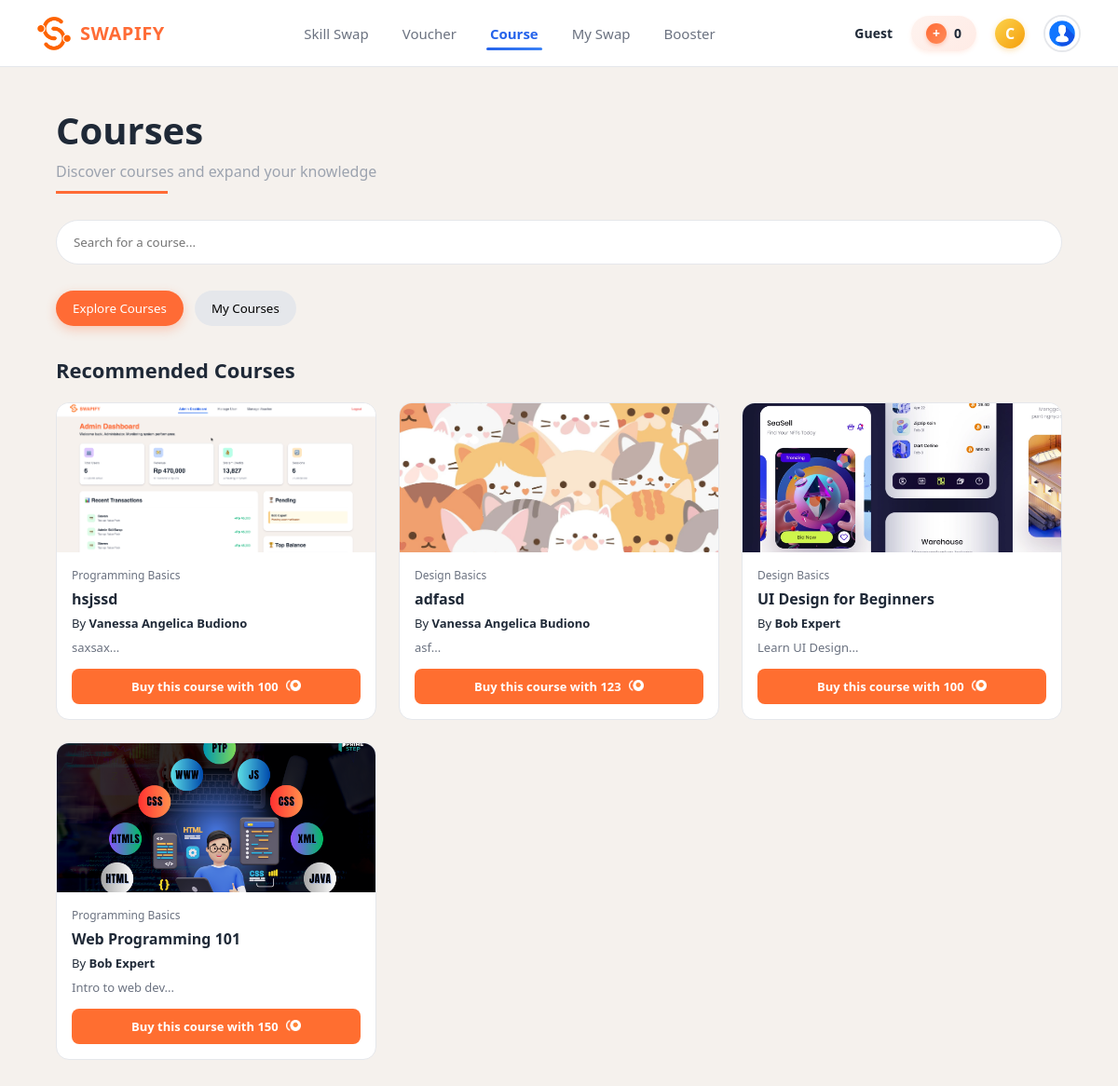
/courses.php, run on the app's committed database.
### tables this page shows
CREATE TABLE `ms_courses` (
  `course_id` int(11) NOT NULL,
  `user_id` int(11) DEFAULT NULL,
  `category_id` int(11) DEFAULT NULL,
  `title` varchar(150) DEFAULT NULL,
  `video` varchar(255) DEFAULT NULL,
  `description` text DEFAULT NULL,
  `upload_date` datetime DEFAULT current_timestamp(),
  `credits_price` int(11) DEFAULT NULL,
  `thumbnail` varchar(255) DEFAULT NULL
);

CREATE TABLE `ms_coursecategory` (
  `category_id` int(11) NOT NULL,
  `category_name` varchar(100) DEFAULT NULL,
  `category_description` text DEFAULT NULL,
  `description` text DEFAULT NULL
);

CREATE TABLE `ms_users` (
  `user_id` int(11) NOT NULL,
  `name` varchar(100) DEFAULT NULL,
  `email` varchar(100) DEFAULT NULL,
  `phone_number` varchar(20) DEFAULT NULL,
  `password` varchar(255) DEFAULT NULL,
  `profile_picture` varchar(255) DEFAULT NULL,
  `bio` text DEFAULT NULL,
  `role` enum('user','expert','admin') DEFAULT 'user',
  `joined_date` datetime DEFAULT current_timestamp()
);

### courses.php (the view, shortened to what this page needs)
<?php
    include "includes/header.php";
    include "includes/db_connect.php";
    $user_id = $_SESSION['user_id'];
    $search = "";
    $filter_owned = " AND c.course_id NOT IN (SELECT course_id FROM tr_coursepurchase WHERE user_id = '$user_id')";
    if (isset($_GET['search'])) {
        $search = mysqli_real_escape_string($conn, $_GET['search']);
        $query = "SELECT c.*, u.name as author_name, cat.category_name
                  FROM ms_courses c
                  JOIN ms_users u ON c.user_id = u.user_id
                  JOIN ms_coursecategory cat ON c.category_id = cat.category_id
                  WHERE (c.title LIKE '%$search%' OR cat.category_name LIKE '%$search%')
                  $filter_owned
                  ORDER BY c.upload_date DESC";
    } else {
        $query = "SELECT c.*, u.name as author_name, cat.category_name
                  FROM ms_courses c
                  JOIN ms_users u ON c.user_id = u.user_id
                  JOIN ms_coursecategory cat ON c.category_id = cat.category_id
                  WHERE 1=1 $filter_owned
                  ORDER BY c.upload_date DESC";
    }
    $result = mysqli_query($conn, $query);
?>
<!DOCTYPE html>
<html lang="en">
<head>
    <link rel="stylesheet" href="css/courses.css">
</head>
<body>
    <main class="container">
        <section class="page-header">
            <h1>Courses</h1>
            <p>Discover courses and expand your knowledge</p>
            <div class="underline"></div>
        </section>
        <div class="search-box">
            <form action="" method="GET">
                <input type="text" name="search" placeholder="Search for a course..." value="<?php echo htmlspecialchars($search); ?>">
            </form>
        </div>
        <div class="course-toggle">
            <button class="active">Explore Courses</button>
            <a href="my-courses.php">
                <button>My Courses</button>
            </a>
        </div>
        <section>
            <h2 class="section-title">
                <?php echo empty($search) ? "Recommended Courses" : "Search Results for '".htmlspecialchars($search)."'"; ?>
            </h2>
            <div class="course-grid">
                <?php
                if ($result && mysqli_num_rows($result) > 0) {
                    while ($row = mysqli_fetch_assoc($result)) {
                ?>
                    <div class="course-card">
                         <img src="uploads/thumbnails/<?php echo isset($row['thumbnail']) ? htmlspecialchars($row['thumbnail']) : ''; ?>"
                            onerror="this.src='https:/images.unsplash.com/photo-1516321318423-f06f85e504b3?q=80&w=500'"
                            alt="course">
                        <div class="card-body">
                            <span class="category"><?php echo htmlspecialchars($row['category_name']); ?></span>
                            <h3><?php echo htmlspecialchars($row['title']); ?></h3>
                            <p class="author">By <strong><?php echo htmlspecialchars($row['author_name']); ?></strong></p>
                            <p class="desc">
                                <?php
                                    echo htmlspecialchars(substr($row['description'], 0, 80)) . '...';
                                ?>
                            </p>
                            <button class="btn-action btn-view" style="display: flex; justify-content: center; align-items: center; gap: 8px; background-color: #FF6E30; color: white; border: none;"
                                onclick="confirmPurchase(<?php echo $row['course_id']; ?>, '<?php echo addslashes($row['title']); ?>', <?php echo $row['credits_price']; ?>)">
                                Buy this course with <?php echo number_format($row['credits_price']); ?> <img src="images/Coin.png" alt="Coin" class="coin-img">
                            </button>
                        </div>
                    </div>
                <?php
                    }
                } else {
                    echo "<p style='text-align:center; width:100%; grid-column: 1/-1;'>No courses found.</p>";
                }
                ?>
            </div>
        </section>
    </main>
</body>
</html>

### includes/header.php (shortened to what this page needs)
<?php
include "includes/db_connect.php";
if (isset($_SESSION['user_id'])) {
    $user_id = $_SESSION['user_id'];
    $header_query = "SELECT u.name, u.profile_picture, u.role, IFNULL(c.balance, 0) as balance
                     FROM ms_users u
                     LEFT JOIN ms_usercredits c ON u.user_id = c.user_id
                     WHERE u.user_id = ?";
    $header_stmt = $conn->prepare($header_query);
    $header_stmt->bind_param("i", $user_id);
    $header_stmt->execute();
    $header_result = $header_stmt->get_result();
    $userData = $header_result->fetch_assoc();
} else {
    $userData = ['name' => 'Guest', 'balance' => 0, 'profile_picture' => 'default.png', 'role' => 'user'];
}
$currentPage = basename($_SERVER['PHP_SELF']);
$isAdmin = (isset($userData['role']) && $userData['role'] === 'admin');
?>
<link rel="stylesheet" href="css/header.css?v=10">
<header class="header-nav">
    <div class="logo-container">
        <div class="logo-icon">
            <img src="images/v91_89.png" alt="Swapify Logo">
        </div>
        <span class="logo-text">SWAPIFY</span>
    </div>
    <nav class="nav-menu">
        <?php if ($isAdmin): ?>
            <a href="admin-dashboard.php"    class="nav-link admin-link <?= $currentPage == 'admin-dashboard.php' ? 'active' : '' ?>">Admin Dashboard</a>
            <a href="manage_user.php"       class="nav-link admin-link <?= $currentPage == 'manage_user.php' ? 'active' : '' ?>">Manage User</a>
            <a href="manage_vouchers.php"   class="nav-link admin-link <?= $currentPage == 'manage_vouchers.php' ? 'active' : '' ?>">Manage Voucher</a>
            <a href="admin_booster.php"   class="nav-link admin-link <?= $currentPage == 'admin_booster.php' ? 'active' : '' ?>">Manage Booster</a>
            <a href="admin_topup_packages.php"   class="nav-link admin-link <?= $currentPage == 'admin_topup_packages.php' ? 'active' : '' ?>">Manage Topup</a>
        <?php else: ?>
            <a href="dashboard.php" class="nav-link <?= $currentPage == 'dashboard.php' ? 'active' : '' ?>">Skill Swap</a>
            <a href="voucher.php"   class="nav-link <?= ($currentPage == 'voucher.php' || $currentPage == 'my-voucher.php') ? 'active' : '' ?>">Voucher</a>
            <a href="courses.php"   class="nav-link <?= ($currentPage == 'courses.php' || $currentPage == 'my-courses.php' || $currentPage == 'uploaded-courses.php') ? 'active' : '' ?>">Course</a>
            <a href="sessions.php"  class="nav-link <?= $currentPage == 'sessions.php' ? 'active' : '' ?>">My Swap</a>
            <a href="booster.php"   class="nav-link <?= $currentPage == 'booster.php' ? 'active' : '' ?>">Booster</a>
        <?php endif; ?>
    </nav>
    <?php if (!$isAdmin): ?>
        <div class="user-section">
            <span class="user-name"><?= htmlspecialchars($userData['name']) ?></span>
            <a href="topup.php" style="text-decoration: none; display: flex; align-items: center;">
                <div class="credit-badge">
                    <div class="credit-icon">+</div>
                    <span class="credit-value"><?= number_format($userData['balance']) ?></span>
                </div>
            </a>
            <div class="coin-icon">C</div>
            <div class="user-avatar">
                <a href="profile.php" style="text-decoration: none;">
                    <?php
                    $has_profile_img = !empty($userData['profile_picture']) && file_exists("uploads/" . $userData['profile_picture']);
                    if ($has_profile_img): ?>
                        <img src="uploads/<?= $userData['profile_picture'] ?>" alt="User Avatar">
                    <?php else: ?>
                        <div class="avatar-gradient">
                            <?= strtoupper(substr($userData['name'], 0, 1)) ?>
                        </div>
                    <?php endif; ?>
                </a>
            </div>
        </div>
    <?php else: ?>
        <div class="user-section">
            <a href="index.php" class="nav-link" style="color: #ef4444;">Logout</a>
        </div>
    <?php endif; ?>
</header>

### css/header.css (style rules this page uses)
* { margin: 0; padding: 0; box-sizing: border-box; }
.header-nav { display: flex; align-items: center; justify-content: space-between; padding: 32px 60px; background: white; border-bottom: 1px solid #E5E7EB; height: 72px; }
.logo-container { display: flex; align-items: center; gap: 10px; flex-shrink: 0; }
.logo-icon img { width: 36px; height: 36px; object-fit: contain; }
.logo-text { font-size: 20px; font-weight: 700; color: #FF6B35; letter-spacing: 0.5px; }
.nav-menu { display: flex; gap: 40px; align-items: center; flex: 1; justify-content: center; margin: 0 40px; }
.nav-link { color: #6B7280; font-size: 15px; font-weight: 500; cursor: pointer; transition: all 0.3s ease; text-decoration: none; position: relative; padding: 8px 4px; white-space: nowrap; }
.nav-link.active { color: #2563EB; font-weight: 600; }
.nav-link::after { content: ""; position: absolute; bottom: 0; left: 50%; transform: translateX(-50%); width: 0; height: 3px; background: linear-gradient(90deg, #2563EB, #3B82F6); border-radius: 3px; transition: width 0.3s ease; }
.nav-link.active::after { width: 100%; }
.user-section { display: flex; align-items: center; gap: 20px; flex-shrink: 0; }
.user-name { font-size: 14px; font-weight: 600; color: #1F2937; white-space: nowrap; }
.credit-badge { display: flex; align-items: center; gap: 8px; background: linear-gradient(135deg, #FEF3EF 0%, #FFEBE5 100%); padding: 8px 16px; border-radius: 24px; font-size: 14px; cursor: pointer; transition: all 0.3s ease; box-shadow: 0 2px 4px rgba(255, 107, 53, 0.1); }
.credit-icon { width: 22px; height: 22px; background: linear-gradient(135deg, #FF6B35 0%, #FF8C5A 100%); border-radius: 50%; display: flex; align-items: center; justify-content: center; color: white; font-size: 14px; font-weight: bold; box-shadow: 0 2px 4px rgba(255, 107, 53, 0.3); }
.credit-value { font-weight: 700; color: #1F2937; font-size: 14px; }
.coin-icon { width: 32px; height: 32px; background: linear-gradient(135deg, #FCD34D 0%, #F59E0B 100%); border-radius: 50%; display: flex; align-items: center; justify-content: center; color: white; font-size: 16px; font-weight: bold; box-shadow: 0 2px 6px rgba(245, 158, 11, 0.3); transition: all 0.3s ease; cursor: pointer; }
.user-avatar { position: relative; }
.user-avatar img { width: 40px; height: 40px; border-radius: 50%; cursor: pointer; object-fit: cover; border: 2px solid #E5E7EB; transition: all 0.3s ease; }
@media (max-width: 1200px) { .nav-menu { gap: 28px; } }
@media (max-width: 1200px) { .header-nav { padding: 16px 40px; } }

### css/courses.css (style rules this page uses)
* { margin: 0; padding: 0; box-sizing: border-box; font-family: 'SF Pro', system-ui, sans-serif; }
body { background: #F5F1ED; color: #1F2937; }
.container { padding: 40px 60px; max-width: 1200px; margin: auto; }
.page-header h1 { font-size: 40px; margin-bottom: 6px; }
.page-header p { color: #9CA3AF; }
.underline { width: 120px; height: 3px; background: #FF6B35; margin-top: 10px; }
.search-box { margin: 28px 0; }
.search-box input { width: 100%; padding: 14px 18px; border-radius: 30px; border: 1px solid #E5E7EB; }
.course-toggle { display: flex; gap: 12px; margin-bottom: 32px; }
.course-toggle button { padding: 10px 18px; border-radius: 20px; border: none; background: #E5E7EB; cursor: pointer; font-weight: 500; }
.course-toggle button.active { background: #FF6B35; color: white; box-shadow: 0 4px 12px rgba(255, 107, 53, 0.3); }
.section-title { font-size: 22px; margin-bottom: 20px; }
.course-grid { display: grid; grid-template-columns: repeat(auto-fill, minmax(260px, 1fr)); gap: 24px; }
.course-card { background: white; border-radius: 14px; overflow: hidden; border: 1px solid #E5E7EB; }
.course-card img { width: 100%; height: 160px; object-fit: cover; }
.card-body { padding: 16px; }
.category { font-size: 12px; color: #6B7280; }
.card-body h3 { font-size: 16px; margin: 6px 0; }
.author { font-size: 13px; margin-bottom: 8px; }
.desc { font-size: 13px; color: #6B7280; margin-bottom: 14px; }
.btn-view { width: 100%; background: #FF6B35; color: white; border: none; padding: 10px 14px; border-radius: 8px; font-weight: 600; cursor: pointer; display: flex; justify-content: center; align-items: center; gap: 8px; transition: background 0.3s; text-decoration: none; font-size: 13px; }
.coin-img { height: 12px !important; width: auto !important; max-height: 12px; vertical-align: middle; margin-bottom: 2px; }

### data on the page
ms_courses: thumbnail (picture), category.category_name "Programming Basics", title "hsjssd", user.name "Vanessa Angelica Budiono", description "saxsax", credits_price "100"
ms_courses: thumbnail (picture), category.category_name "Design Basics", title "adfasd", user.name "Vanessa Angelica Budiono", description "asf", credits_price "123"
ms_courses: thumbnail (picture), category.category_name "Design Basics", title "UI Design for Beginners", user.name "Bob Expert", description "Learn UI Design", credits_price "100"
ms_courses: thumbnail (picture), category.category_name "Programming Basics", title "Web Programming 101", user.name "Bob Expert", description "Intro to web dev", credits_price "150"

### other printed values
$userData['name'] "Guest"
$userData['balance'] "0"
